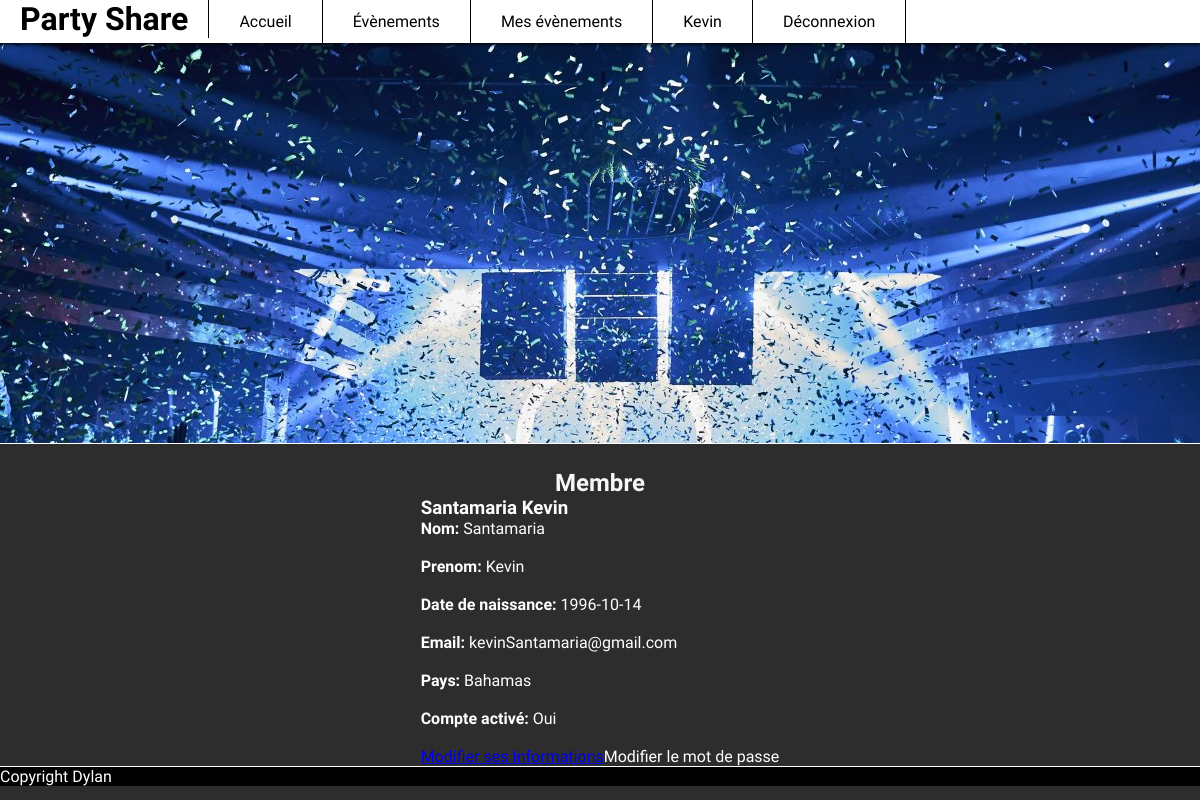
The app's page /pages/membre.php (signed in) with its own data.
### tables this page shows
CREATE TABLE `utilisateurs` (
  `IdUtilisateur` int(11) NOT NULL,
  `Nom` varchar(25) NOT NULL,
  `Prenom` varchar(25) NOT NULL,
  `Email` varchar(50) NOT NULL,
  `Pays` varchar(200) NOT NULL,
  `MotDePasse` varchar(255) NOT NULL,
  `DateNaissance` date NOT NULL,
  `Statut` enum('Utilisateur','Administrateur') NOT NULL,
  `DateCreation` date NOT NULL,
  `Active` enum('0','1') NOT NULL
);

### pages/fonction.php (called while the page is built, shortened)
<?php
function VerifierConnection()
{
    if (isset($_SESSION['User']['Email'])) {
        if ($_SESSION['User']['Email'] != "") {
            return true;
        }
    } else
        return false;
}
function AfficheInformation($email)
{
    global $dbc;
    $req = $dbc->prepare('SELECT * FROM utilisateurs u WHERE Email = :email');
    $req->execute(array('email' => $email));
    return $req->fetch(PDO::FETCH_ASSOC);
}

### pages/membre.php (the view, shortened to what this page needs)
<?php
include('./fonction.php');
include('./emailMotDePasse.php');
if (isset($_SESSION['User']['Email'])) {
    $email = $_SESSION['User']['Email'];
}
include '../main/header.php';
include '../main/menu.php';
?>
<div class="coverCadre">
</div>
<div id="topBody"></div>
<div class="uk-container uk-margin">
    <section class="centerFlex">
        <?php
        if (VerifierConnection()) {
            ?>
            <h1>Membre</h1>
            <?php
            $Info = AfficheInformation($email);
            echo '<div id="cadreMembre"class="uk-card uk-card-default uk-width-1-2@m"><div class="uk-card-header"> <div class="uk-grid-small uk-flex-middle" uk-grid>   <div class="uk-width-expand"> <h3 class="uk-card-title uk-margin-remove-bottom">';
            echo $Info['Nom'] . ' ' . $Info['Prenom'];
            echo '</h3>';
            echo '</div>  </div></div> <div class="uk-card-body">';
            echo '<b>Nom:</b> ' . $Info['Nom'] . '<br><br>';
            echo '<b>Prenom:</b> ' . $Info['Prenom'] . '<br><br>';
            echo '<b>Date de naissance:</b> ' . $Info['DateNaissance'] . '<br><br>';
            echo '<b>Email:</b> ' . $Info['Email'] . '<br><br>';
            echo '<b>Pays:</b> ' . $Info['Pays'] . '<br><br>';
            if ($Info['Active'] === '1') {
                echo '<b>Compte activé: </b>Oui<br><br>';
            } else {
                echo '<b>Compte activé: </b>Non - <a href="emailConfirmationRenvoyer.php">Renvoyer une demande</a><br><br>';
            }
            echo '</div><div class="uk-card-footer"><div class="modifierMembre"><a name="modifier" href="./modifier.php?IdUser=' . $Info['IdUtilisateur'] . '" class="uk-button uk-button-text">Modifier ses Informations</a>';
            echo '<a name="modifierPassword"  class="uk-button uk-button-text" OnClick="ModifPassComment( ' . $Info['IdUtilisateur'] . ')">Modifier le mot de passe</a></div></div></div>';
        } else {
            header('Location: ../index.php');
        }
        ?>
    </section>
</div>
<?php
include '../main/footer.php';
?>
</html>

### css/index.css (style rules this page uses)
* { margin: 0; padding: 0; height: auto; }
body { font-family: 'Marmelad', sans-serif; color: white; background: #2d2d2d; }
h1 { color: #f6f6f6 !important; }
.centerFlex { display: flex; align-items: center; justify-content: center; flex-direction: column; }
.coverCadre { height: 50vh; max-height: 100%; overflow: hidden; border-bottom: 1px solid white; background: url(../images/cover.jpg) no-repeat bottom fixed; }
.modifierMembre { display: flex; justify-content: space-between; }
#topBody { height: 25px; }

### records on screen
utilisateurs: Nom "Santamaria", Prenom "Kevin", DateNaissance "1996-10-14", Email "kevinSantamaria@gmail.com", Pays "Bahamas"

### other values on screen
$_SESSION['User']['Prenom'] "Kevin"
